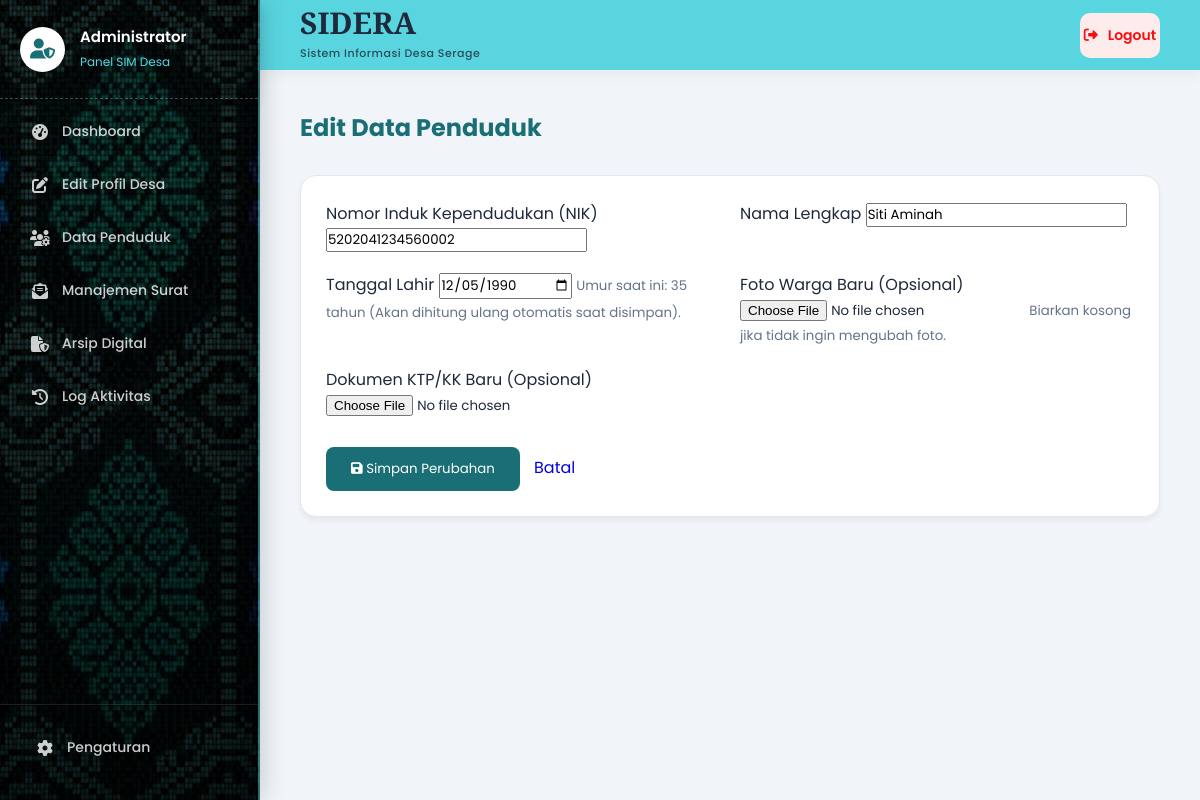
Page /admin/edit_penduduk.php?id=2 (signed in) on the committed database.
### tables this page shows
CREATE TABLE `penduduk` (
  `id` bigint(20) NOT NULL,
  `foto_warga` varchar(255) DEFAULT NULL,
  `nik` varchar(16) NOT NULL,
  `nama_lengkap` varchar(150) NOT NULL,
  `tempat_lahir` varchar(100) NOT NULL,
  `tgl_lahir` date NOT NULL,
  `umur` int(11) NOT NULL,
  `jenis_kelamin` varchar(20) NOT NULL,
  `rt` varchar(3) NOT NULL,
  `rw` varchar(3) NOT NULL,
  `nama_dusun` varchar(100) NOT NULL,
  `kel_desa` varchar(100) NOT NULL,
  `kecamatan` varchar(100) NOT NULL,
  `kabupaten` varchar(100) NOT NULL,
  `provinsi` varchar(100) NOT NULL,
  `agama` varchar(30) NOT NULL,
  `status_perkawinan` enum('Belum Kawin','Kawin','Cerai Hidup','Cerai Mati') NOT NULL,
  `pekerjaan` varchar(100) NOT NULL,
  `kewarganegaraan` varchar(50) DEFAULT 'wni',
  `arsip_foto_ktp_kk` varchar(255) DEFAULT NULL,
  `created_at` timestamp NOT NULL DEFAULT current_timestamp(),
  `updated_at` timestamp NOT NULL DEFAULT current_timestamp() ON UPDATE current_timestamp()
);

### admin/edit_penduduk.php (the view, shortened to what this page needs)
<?php
require_once '../config/koneksi.php';
require_once 'includes/admin_header.php';
$id = isset($_GET['id']) ? (int)$_GET['id'] : 0;
$stmt_get = $koneksi->prepare("SELECT * FROM penduduk WHERE id = ?");
$stmt_get->bind_param("i", $id);
$stmt_get->execute();
$penduduk = $stmt_get->get_result()->fetch_assoc();
?>
<div class="page-header">
    <h1 class="page-title">Edit Data Penduduk</h1>
</div>
<div class="admin-card">
    <form action="" method="POST" enctype="multipart/form-data">
        <div style="display: grid; grid-template-columns: 1fr 1fr; gap: 20px;">
            <div class="form-group">
                <label class="form-label">Nomor Induk Kependudukan (NIK)</label>
                <input type="text" name="nik" class="form-control" value="<?= htmlspecialchars($penduduk['nik']) ?>" required maxlength="16">
            </div>
            <div class="form-group">
                <label class="form-label">Nama Lengkap</label>
                <input type="text" name="nama_lengkap" class="form-control" value="<?= htmlspecialchars($penduduk['nama_lengkap']) ?>" required>
            </div>
            <div class="form-group">
                <label class="form-label">Tanggal Lahir</label>
                <input type="date" name="tgl_lahir" class="form-control" value="<?= htmlspecialchars($penduduk['tgl_lahir']) ?>" required>
                <small style="color: var(--text-muted);">Umur saat ini: <?= htmlspecialchars($penduduk['umur']) ?> tahun (Akan dihitung ulang otomatis saat disimpan).</small>
            </div>
            <div class="form-group">
                <label class="form-label">Foto Warga Baru (Opsional)</label>
                <input type="file" name="foto_warga" class="form-control" accept="image/jpeg, image/png">
                <small style="color: var(--text-muted);">Biarkan kosong jika tidak ingin mengubah foto.</small>
            </div>
            <div class="form-group">
                <label class="form-label">Dokumen KTP/KK Baru (Opsional)</label>
                <input type="file" name="arsip_foto_ktp_kk" class="form-control" accept="image/jpeg, image/png, application/pdf">
            </div>
        </div>
        <div style="margin-top: 30px;">
            <button type="submit" class="btn-primary" style="background: var(--primary); color: white; border: none; padding: 12px 25px; border-radius: 8px; cursor: pointer;">
                <i class="fa-solid fa-floppy-disk"></i> Simpan Perubahan
            </button>
            <a href="manajemen_penduduk.php" class="btn-outline" style="text-decoration: none; margin-left: 10px;">Batal</a>
        </div>
    </form>
</div>
<?php require_once 'includes/admin_footer.php'; ?>

### admin/includes/admin_header.php (style rules this page uses)
:root { --sidebar-bg: #1a6f76; --sidebar-hover: #13555b; --topbar-bg: #59d5e0; --bg-light: #f1f5f9; --text-dark: #1e293b; --text-muted: #64748b; --primary: #1a6f76; --secondary: #59d5e0; --shadow-sm: 0 4px 6px rgba(0,0,0,0.05); --shadow-md: 0 10px 20px rgba(0,0,0,0.08); --transition: all 0.3s ease; }
* { margin: 0; padding: 0; box-sizing: border-box; font-family: 'Poppins', sans-serif; }
body { background-color: var(--bg-light); color: var(--text-dark); display: flex; min-height: 100vh; overflow-x: hidden; }
a { text-decoration: none; }
.page-header { margin-bottom: 30px; }
.page-title { font-size: 24px; color: var(--primary); font-weight: 700; }
.admin-card { background: #ffffff; border-radius: 16px; padding: 25px; box-shadow: var(--shadow-sm); border: 1px solid #e2e8f0; }

### rows in the picture
penduduk: nik "5202041234560002", nama_lengkap "Siti Aminah", tgl_lahir "12/05/1990", umur "35"
